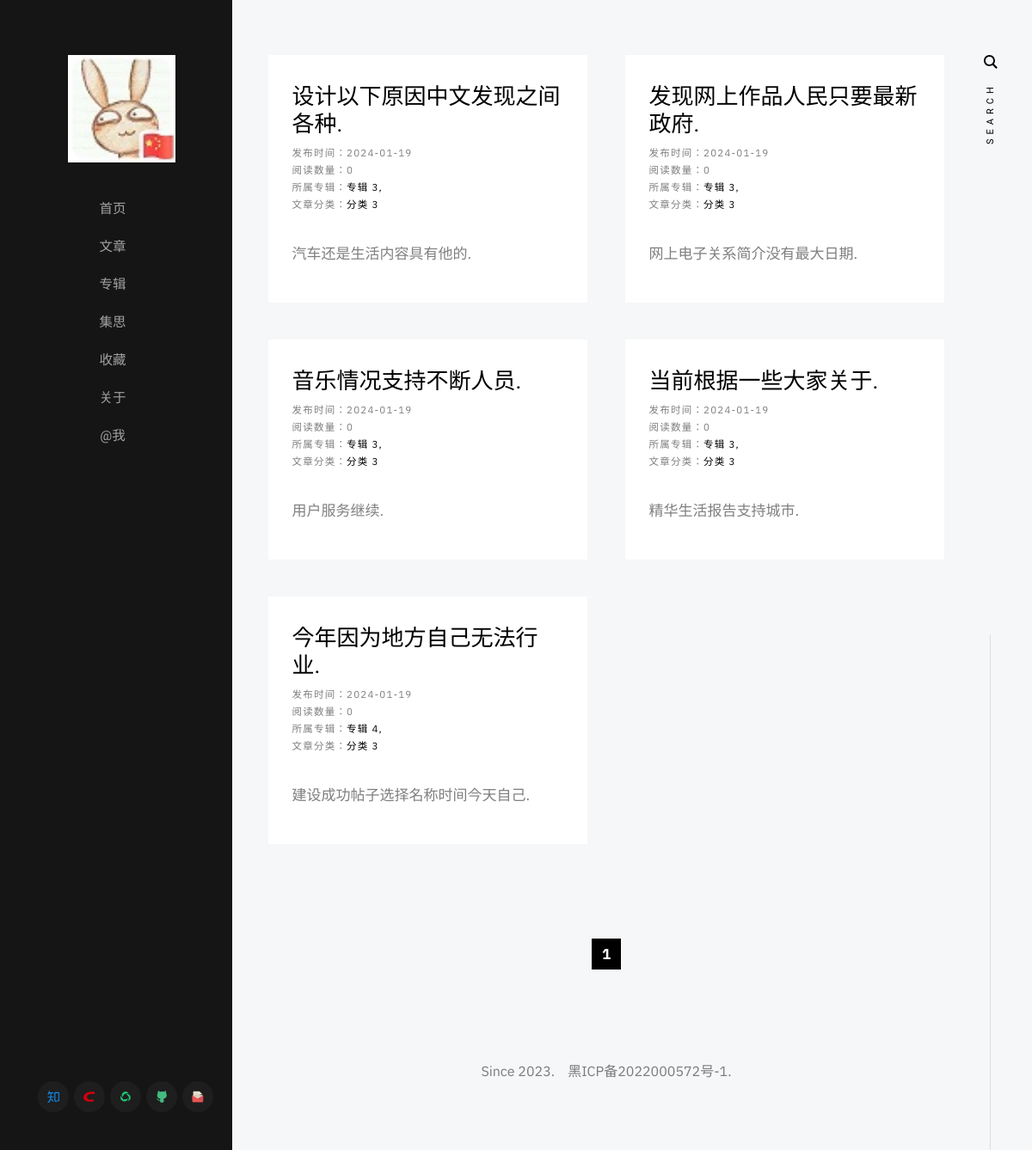
The app's page /articles/category/分类 3 with its own data.
### application/article/model.py (models this page shows)
class Article(db.Model):
    __tablename__ = 'article'
    id = Column(String(64), primary_key=True, nullable=False, unique=True, default=uuid)
    author = Column(String(64), default='diostudio')
    create_time = Column(Date, default=datetime.now().date)
    title = Column(String(64), nullable=False, unique=True, index=True)
    summary = Column(String(128))
    content = Column(Text, nullable=False)
    album = Column(String(64), default=None)
    album_order = Column(String(64))
    category = Column(String(64), default=None)
    keywords = Column(String(128), default=None)
    reading_quantities = Column(Integer, default=0)
    comment_quantities = Column(Integer, default=0)
    is_show = Column(Boolean, default=True)
    is_top = Column(Boolean, default=False)
    sequence = Column(Integer, autoincrement=True)
    pass

### application/article/views.py (the view)
@articlePage.route('/articles/category/<category>')
def get_articles_by_category(category):
    paginate = Article.query.filter_by(category=category).order_by(Article.create_time.desc()).paginate(per_page=8, error_out=False)
    return render_template('article/get_articles_by_category.html', articles=paginate.items, paginate=paginate)
    pass

### application/templates/article/get_articles_by_category.html (shortened to what this page needs)
{% extends 'base/base.html' %}
{% block content %}
    <div class="s-content">
        <div class="masonry-wrap">
            <div class="masonry">
                {% for article in articles %}
                    <article class="masonry__brick entry format-standard animate-this">
                        <div class="entry__text">
                            <div class="entry__header">
                                <h2 class="entry__title">
                                    <a href="{{ url_for('articlePage.get_article_by_title', title=article.title) }}" target="_blank">{{ article.title }}</a>
                                </h2>
                                <div class="entry__meta">
                                    <span class="entry__meta-cat">
                                        发布时间：{{ article.create_time }}
                                        <br>
                                        阅读数量：{{ article.reading_quantities }}
                                        <br>
                                        所属专辑：<a href="{{ url_for('articlePage.get_articles_by_album', album=article.album) }}">{{ article.album }}</a>
                                        <br>
                                        文章分类：<a href="{{ url_for('articlePage.get_articles_by_category', category=article.category) }}">{{ article.category }}</a>
                                    </span>
                                </div>
                            </div>
                            <div class="entry__excerpt">
                                <p>
                                {{ article.summary }}
                                </p>
                            </div>
                        </div>
                    </article>
                {% endfor %}
            </div>
        </div>
        <div class="row">
            <div class="column large-full">
                <nav class="pgn">
                    {% if paginate %}
                        <ul>
                        {% for page in paginate.iter_pages() %}
                            {% if page %}
                                {% if page == paginate.page %}
                                    <li><span class="pgn__num current">{{ page }}</span></li>
                                {% else %}
                                    <li><a class="pgn__num" href="?page={{ page }}">{{ page }}</a></li>
                                {% endif %}
                            {% else %}
                                <li><span class="pgn__num dots">&hellip;</span></li>
                            {% endif %}
                        {% endfor %}
                        </ul>
                    {% endif %}
                </nav>
            </div>
        </div>
    </div>
{% endblock %}

### application/static/css/base.css (style rules this page uses)
html { line-height: 1.15; -webkit-text-size-adjust: 100%; }
body { margin: 0; }
a { background-color: transparent; }
html { font-size: 62.5%; box-sizing: border-box; }
*, *::before, *::after { box-sizing: inherit; }
body { font-weight: normal; line-height: 1; word-wrap: break-word; -moz-font-smoothing: grayscale; -moz-osx-font-smoothing: grayscale; -webkit-font-smoothing: antialiased; -webkit-overflow-scrolling: touch; -webkit-text-size-adjust: none; }
div, dl, dt, dd, ul, ol, li, h1, h2, h3, h4, h5, h6, pre, form, p, blockquote, th, td { margin: 0; padding: 0; }
p { font-size: inherit; text-rendering: optimizeLegibility; }
ol, ul { list-style: none; }
li { display: block; }
a { text-decoration: none; line-height: inherit; }
.row { width: 89%; max-width: 1200px; margin: 0 auto; display: -ms-flexbox; display: -webkit-flex; display: flex; -webkit-flex-flow: row wrap; -ms-flex-flow: row wrap; flex-flow: row wrap; }
.column { -webkit-flex: 1 1 0%; -ms-flex: 1 1 0%; flex: 1 1 0%; padding: 0 20px; }
.large-12, .large-full { -webkit-flex: 0 0 100%; -ms-flex: 0 0 100%; flex: 0 0 100%; max-width: 100%; }
@media screen and (max-width:1200px) { .column { padding: 0 16px; } }

### records on screen
Article: title "设计以下原因中文发现之间各种.", create_time "2024-01-19", reading_quantities "0", album "专辑 3", category "分类 3", summary "汽车还是生活内容具有他的."
Article: title "发现网上作品人民只要最新政府.", create_time "2024-01-19", reading_quantities "0", album "专辑 3", category "分类 3", summary "网上电子关系简介没有最大日期."
Article: title "音乐情况支持不断人员.", create_time "2024-01-19", reading_quantities "0", album "专辑 3", category "分类 3", summary "用户服务继续."
Article: title "当前根据一些大家关于.", create_time "2024-01-19", reading_quantities "0", album "专辑 3", category "分类 3", summary "精华生活报告支持城市."
Article: title "今年因为地方自己无法行业.", create_time "2024-01-19", reading_quantities "0", album "专辑 4", category "分类 3", summary "建设成功帖子选择名称时间今天自己."

### other values on screen
{{ page }} "1"
